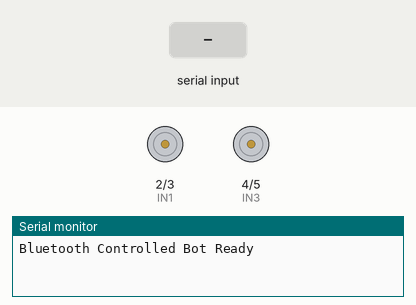
Simulated run of this sketch. Board: Arduino Uno, built with avr-gcc and run on an emulated ATmega328P. Shown: motor-driver pin pairs drawn as motors (green arrow = first pin HIGH = forward, orange = second pin HIGH = backward, longer = more drive), the last lines printed to the serial monitor. The test bench sets the inputs (shaded band).

Above: at 1.2 s.
1.3 s: "F" received over the second serial link
At 2.4 s:
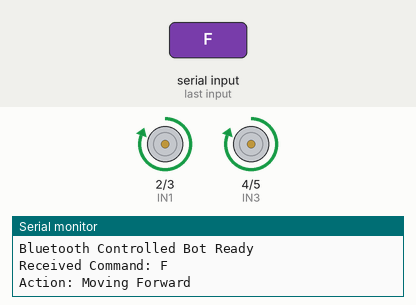
2.8 s: "B" received over the second serial link
At 3.5 s:
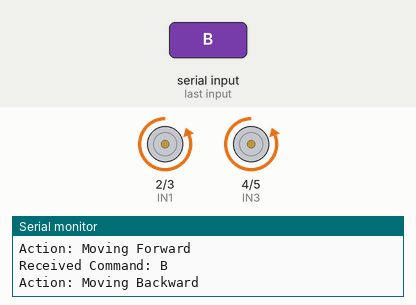
4.3 s: "L" received over the second serial link
At 4.7 s:
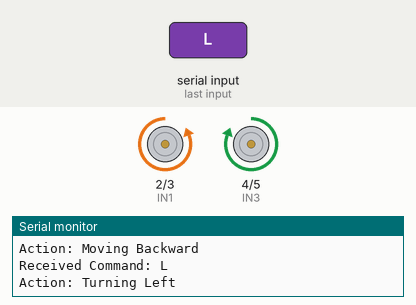
5.8 s: "R" received over the second serial link
At 7.0 s:
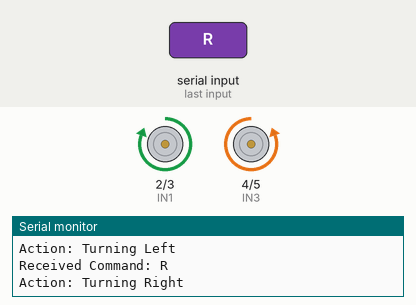
Timing chart, 0 to 8.3 s (numbered marks = the images above; inputs shaded):
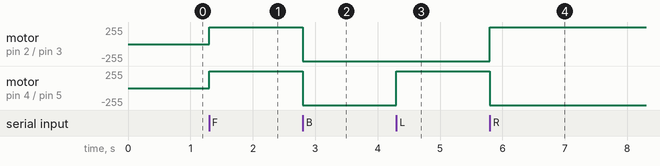

The sketch:

bluetooth_module_car.ino
```cpp
#include <SoftwareSerial.h>

// Bluetooth serial pins
#define BT_RX 8
#define BT_TX 9

SoftwareSerial BTSerial(BT_RX, BT_TX); // RX, TX

// Motor control pins
#define IN1 2
#define IN2 3
#define IN3 4
#define IN4 5

void setup() {
  // Set motor pins as outputs
  pinMode(IN1, OUTPUT);
  pinMode(IN2, OUTPUT);
  pinMode(IN3, OUTPUT);
  pinMode(IN4, OUTPUT);

  // Start serial communication with Bluetooth
  BTSerial.begin(9600);  // HC-05 default baud rate

  // Start serial communication with Serial Monitor
  Serial.begin(9600);
  Serial.println("Bluetooth Controlled Bot Ready");
}

void loop() {
  if (BTSerial.available()) {
    char command = BTSerial.read();
    Serial.print("Received Command: ");
    Serial.println(command);

    switch (command) {
      case 'F':
        forward();
        break;
      case 'B':
        backward();
        break;
      case 'L':
        turnLeft();
        break;
      case 'R':
        turnRight();
        break;
      case 'S':
        stopMotors();
        break;
      default:
        Serial.println("Unknown command");
        break;
    }
  }
}

void forward() {
  digitalWrite(IN1, HIGH);
  digitalWrite(IN2, LOW);
  digitalWrite(IN3, HIGH);
  digitalWrite(IN4, LOW);
  Serial.println("Action: Moving Forward");
}

void backward() {
  digitalWrite(IN1, LOW);
  digitalWrite(IN2, HIGH);
  digitalWrite(IN3, LOW);
  digitalWrite(IN4, HIGH);
  Serial.println("Action: Moving Backward");
}

void turnLeft() {
  digitalWrite(IN1, LOW);
  digitalWrite(IN2, HIGH);
  digitalWrite(IN3, HIGH);
  digitalWrite(IN4, LOW);
  Serial.println("Action: Turning Left");
}

void turnRight() {
  digitalWrite(IN1, HIGH);
  digitalWrite(IN2, LOW);
  digitalWrite(IN3, LOW);
  digitalWrite(IN4, HIGH);
  Serial.println("Action: Turning Right");
}

void stopMotors() {
  digitalWrite(IN1, LOW);
  digitalWrite(IN2, LOW);
  digitalWrite(IN3, LOW);
  digitalWrite(IN4, LOW);
  Serial.println("Action: Stopping");
}
```

Measured:
- after the input at 1.3 s, motor on pin 2 (IN1) / pin 3 (IN2), motor on pin 4 (IN3) / pin 5 (IN4): stopped → forward 255/255 at once
- after the input at 2.8 s, motor on pin 2 (IN1) / pin 3 (IN2), motor on pin 4 (IN3) / pin 5 (IN4): forward 255/255 → backward 255/255 at once
- after the input at 4.3 s, motor on pin 4 (IN3) / pin 5 (IN4): backward 255/255 → forward 255/255 at once
- after the input at 5.8 s, motor on pin 2 (IN1) / pin 3 (IN2): backward 255/255 → forward 255/255 at once; motor on pin 4 (IN3) / pin 5 (IN4): forward 255/255 → backward 255/255 at once
